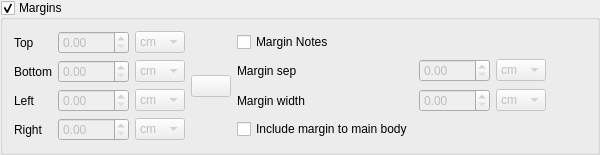
                <widget class="QGroupBox" name="SetMarginsCheckBox">
                 <property name="title">
                  <string>Margins</string>
                 </property>
                 <property name="checkable">
                  <bool>true</bool>
                 </property>
                 <layout class="QGridLayout" name="gridLayout_12">
                  <item row="0" column="1">
                   <widget class="QPushButton" name="LockAnalogyButton">
                    <property name="enabled">
                     <bool>false</bool>
                    </property>
                    <property name="sizePolicy">
                     <sizepolicy hsizetype="Preferred" vsizetype="Fixed">
                      <horstretch>0</horstretch>
                      <verstretch>0</verstretch>
                     </sizepolicy>
                    </property>
                    <property name="text">
                     <string/>
                    </property>
                    <property name="icon">
                     <iconset theme="DocumentEncrypted"/>
                    </property>
                    <property name="checkable">
                     <bool>true</bool>
                    </property>
                   </widget>
                  </item>
                  <item row="0" column="0">
                   <layout class="QGridLayout" name="gridLayout_6">
                    <item row="0" column="0">
                     <widget class="QLabel" name="label_4">
                      <property name="text">
                       <string>Top</string>
                      </property>
                     </widget>
                    </item>
                    <item row="0" column="1">
                     <layout class="QHBoxLayout" name="horizontalLayout_16">
                      <item>
                       <widget class="QDoubleSpinBox" name="TopMarginSpinBox">
                        <property name="enabled">
                         <bool>false</bool>
                        </property>
                        <property name="sizePolicy">
                         <sizepolicy hsizetype="Fixed" vsizetype="Fixed">
                          <horstretch>0</horstretch>
                          <verstretch>0</verstretch>
                         </sizepolicy>
                        </property>
                        <property name="minimum">
                         <double>0.000000000000000</double>
                        </property>
                        <property name="maximum">
                         <double>1000.000000000000000</double>
                        </property>
                       </widget>
                      </item>
                      <item>
                       <widget class="QComboBox" name="TopMarginUnitCombo">
                        <property name="enabled">
                         <bool>false</bool>
                        </property>
                        <property name="sizePolicy">
                         <sizepolicy hsizetype="Fixed" vsizetype="Fixed">
                          <horstretch>0</horstretch>
                          <verstretch>0</verstretch>
                         </sizepolicy>
                        </property>
                        <item>
                         <property name="text">
                          <string>cm</string>
                         </property>
                        </item>
                        <item>
                         <property name="text">
                          <string>mm</string>
                         </property>
                        </item>
                        <item>
                         <property name="text">
                          <string>in</string>
                         </property>
                        </item>
                        <item>
                         <property name="text">
                          <string>pt</string>
                         </property>
                        </item>
                       </widget>
                      </item>
                     </layout>
                    </item>
                    <item row="1" column="0">
                     <widget class="QLabel" name="label_8">
                      <property name="text">
                       <string>Bottom</string>
                      </property>
                     </widget>
                    </item>
                    <item row="1" column="1">
                     <layout class="QHBoxLayout" name="horizontalLayout_17">
                      <item>
                       <widget class="QDoubleSpinBox" name="BottomMarginSpinBox">
                        <property name="enabled">
                         <bool>false</bool>
                        </property>
                        <property name="sizePolicy">
                         <sizepolicy hsizetype="Fixed" vsizetype="Fixed">
                          <horstretch>0</horstretch>
                          <verstretch>0</verstretch>
                         </sizepolicy>
                        </property>
                        <property name="minimum">
                         <double>0.000000000000000</double>
                        </property>
                        <property name="maximum">
                         <double>1000.000000000000000</double>
                        </property>
                       </widget>
                      </item>
                      <item>
                       <widget class="QComboBox" name="BottomMarginUnitCombo">
                        <property name="enabled">
                         <bool>false</bool>
                        </property>
                        <property name="sizePolicy">
                         <sizepolicy hsizetype="Fixed" vsizetype="Fixed">
                          <horstretch>0</horstretch>
                          <verstretch>0</verstretch>
                         </sizepolicy>
                        </property>
                        <item>
                         <property name="text">
                          <string>cm</string>
                         </property>
                        </item>
                        <item>
                         <property name="text">
                          <string>mm</string>
                         </property>
                        </item>
                        <item>
                         <property name="text">
                          <string>in</string>
                         </property>
                        </item>
                        <item>
                         <property name="text">
                          <string>pt</string>
                         </property>
                        </item>
                       </widget>
                      </item>
                     </layout>
                    </item>
                    <item row="2" column="0">
                     <widget class="QLabel" name="label_10">
                      <property name="text">
                       <string>Left</string>
                      </property>
                     </widget>
                    </item>
                    <item row="2" column="1">
                     <layout class="QHBoxLayout" name="horizontalLayout_18">
                      <item>
                       <widget class="QDoubleSpinBox" name="LeftMarginSpinBox">
                        <property name="enabled">
                         <bool>false</bool>
                        </property>
                        <property name="sizePolicy">
                         <sizepolicy hsizetype="Fixed" vsizetype="Fixed">
                          <horstretch>0</horstretch>
                          <verstretch>0</verstretch>
                         </sizepolicy>
                        </property>
                        <property name="minimum">
                         <double>0.000000000000000</double>
                        </property>
                        <property name="maximum">
                         <double>1000.000000000000000</double>
                        </property>
                       </widget>
                      </item>
                      <item>
                       <widget class="QComboBox" name="LeftMarginUnitCombo">
                        <property name="enabled">
                         <bool>false</bool>
                        </property>
                        <property name="sizePolicy">
                         <sizepolicy hsizetype="Fixed" vsizetype="Fixed">
                          <horstretch>0</horstretch>
                          <verstretch>0</verstretch>
                         </sizepolicy>
                        </property>
                        <item>
                         <property name="text">
                          <string>cm</string>
                         </property>
                        </item>
                        <item>
                         <property name="text">
                          <string>mm</string>
                         </property>
                        </item>
                        <item>
                         <property name="text">
                          <string>in</string>
                         </property>
                        </item>
                        <item>
                         <property name="text">
                          <string>pt</string>
                         </property>
                        </item>
                       </widget>
                      </item>
                     </layout>
                    </item>
                    <item row="3" column="0">
                     <widget class="QLabel" name="label_9">
                      <property name="text">
                       <string>Right</string>
                      </property>
                     </widget>
                    </item>
                    <item row="3" column="1">
                     <layout class="QHBoxLayout" name="horizontalLayout_19">
                      <item>
                       <widget class="QDoubleSpinBox" name="RightMarginSpinBox">
                        <property name="enabled">
                         <bool>false</bool>
                        </property>
                        <property name="sizePolicy">
                         <sizepolicy hsizetype="Fixed" vsizetype="Fixed">
                          <horstretch>0</horstretch>
                          <verstretch>0</verstretch>
                         </sizepolicy>
                        </property>
                        <property name="minimum">
                         <double>0.000000000000000</double>
                        </property>
                        <property name="maximum">
                         <double>1000.000000000000000</double>
                        </property>
                       </widget>
                      </item>
                      <item>
                       <widget class="QComboBox" name="RightMarginUnitCombo">
                        <property name="enabled">
                         <bool>false</bool>
                        </property>
                        <property name="sizePolicy">
                         <sizepolicy hsizetype="Fixed" vsizetype="Fixed">
                          <horstretch>0</horstretch>
                          <verstretch>0</verstretch>
                         </sizepolicy>
                        </property>
                        <item>
                         <property name="text">
                          <string>cm</string>
                         </property>
                        </item>
                        <item>
                         <property name="text">
                          <string>mm</string>
                         </property>
                        </item>
                        <item>
                         <property name="text">
                          <string>in</string>
                         </property>
                        </item>
                        <item>
                         <property name="text">
                          <string>pt</string>
                         </property>
                        </item>
                       </widget>
                      </item>
                     </layout>
                    </item>
                   </layout>
                  </item>
                  <item row="0" column="2">
                   <layout class="QGridLayout" name="gridLayout_7">
                    <item row="2" column="0">
                     <widget class="QLabel" name="label_17">
                      <property name="text">
                       <string>Margin width</string>
                      </property>
                     </widget>
                    </item>
                    <item row="0" column="0">
                     <widget class="QCheckBox" name="SetMarginParCheckBox">
                      <property name="sizePolicy">
                       <sizepolicy hsizetype="Fixed" vsizetype="Fixed">
                        <horstretch>0</horstretch>
                        <verstretch>0</verstretch>
                       </sizepolicy>
                      </property>
                      <property name="text">
                       <string>Margin Notes</string>
                      </property>
                     </widget>
                    </item>
                    <item row="1" column="0">
                     <widget class="QLabel" name="label_18">
                      <property name="text">
                       <string>Margin sep</string>
                      </property>
                     </widget>
                    </item>
                    <item row="1" column="1">
                     <layout class="QHBoxLayout" name="horizontalLayout_20">
                      <item>
                       <widget class="QDoubleSpinBox" name="MarginSepSpinBox">
                        <property name="enabled">
                         <bool>false</bool>
                        </property>
                        <property name="sizePolicy">
                         <sizepolicy hsizetype="Fixed" vsizetype="Fixed">
                          <horstretch>0</horstretch>
                          <verstretch>0</verstretch>
                         </sizepolicy>
                        </property>
                        <property name="minimum">
                         <double>0.000000000000000</double>
                        </property>
                        <property name="maximum">
                         <double>1000.000000000000000</double>
                        </property>
                       </widget>
                      </item>
                      <item>
                       <widget class="QComboBox" name="MarginSepUnitCombo">
                        <property name="enabled">
                         <bool>false</bool>
                        </property>
                        <property name="sizePolicy">
                         <sizepolicy hsizetype="Fixed" vsizetype="Fixed">
                          <horstretch>0</horstretch>
                          <verstretch>0</verstretch>
                         </sizepolicy>
                        </property>
                        <item>
                         <property name="text">
                          <string>cm</string>
                         </property>
                        </item>
                        <item>
                         <property name="text">
                          <string>mm</string>
                         </property>
                        </item>
                        <item>
                         <property name="text">
                          <string>in</string>
                         </property>
                        </item>
                        <item>
                         <property name="text">
                          <string>pt</string>
                         </property>
                        </item>
                       </widget>
                      </item>
                     </layout>
                    </item>
                    <item row="2" column="1">
                     <layout class="QHBoxLayout" name="horizontalLayout_21">
                      <item>
                       <widget class="QDoubleSpinBox" name="MarginWidthSpinBox">
                        <property name="enabled">
                         <bool>false</bool>
                        </property>
                        <property name="sizePolicy">
                         <sizepolicy hsizetype="Fixed" vsizetype="Fixed">
                          <horstretch>0</horstretch>
                          <verstretch>0</verstretch>
                         </sizepolicy>
                        </property>
                        <property name="minimum">
                         <double>0.000000000000000</double>
                        </property>
                        <property name="maximum">
                         <double>1000.000000000000000</double>
                        </property>
                       </widget>
                      </item>
                      <item>
                       <widget class="QComboBox" name="MarginWidthUnitCombo">
                        <property name="enabled">
                         <bool>false</bool>
                        </property>
                        <property name="sizePolicy">
                         <sizepolicy hsizetype="Fixed" vsizetype="Fixed">
                          <horstretch>0</horstretch>
                          <verstretch>0</verstretch>
                         </sizepolicy>
                        </property>
                        <item>
                         <property name="text">
                          <string>cm</string>
                         </property>
                        </item>
                        <item>
                         <property name="text">
                          <string>mm</string>
                         </property>
                        </item>
                        <item>
                         <property name="text">
                          <string>in</string>
                         </property>
                        </item>
                        <item>
                         <property name="text">
                          <string>pt</string>
                         </property>
                        </item>
                       </widget>
                      </item>
                     </layout>
                    </item>
                    <item row="3" column="0">
                     <widget class="QCheckBox" name="IncludeMarginCheckBox">
                      <property name="text">
                       <string>Include margin to main body</string>
                      </property>
                     </widget>
                    </item>
                   </layout>
                  </item>
                  <item row="0" column="3">
                   <spacer name="horizontalSpacer_3">
                    <property name="orientation">
                     <enum>Qt::Horizontal</enum>
                    </property>
                    <property name="sizeHint" stdset="0">
                     <size>
                      <width>40</width>
                      <height>20</height>
                     </size>
                    </property>
                   </spacer>
                  </item>
                 </layout>
                </widget>
